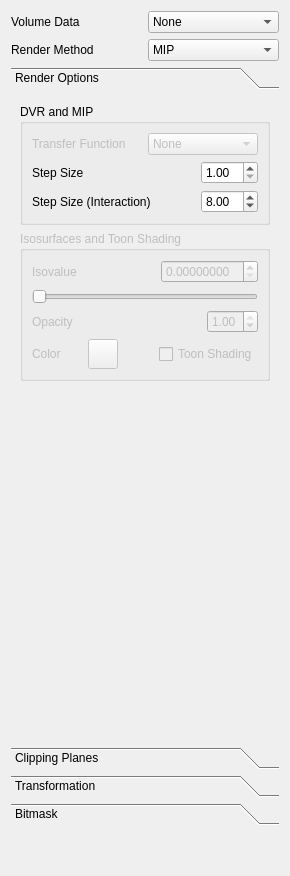
<?xml version="1.0" encoding="UTF-8"?>
<ui version="4.0">
 <class>RayCastPlugin</class>
 <widget class="QWidget" name="RayCastPlugin">
  <property name="geometry">
   <rect>
    <x>0</x>
    <y>0</y>
    <width>290</width>
    <height>876</height>
   </rect>
  </property>
  <property name="windowTitle">
   <string>Form</string>
  </property>
  <layout class="QVBoxLayout" name="verticalLayout">
   <item>
    <layout class="QGridLayout" name="gridLayout">
     <item row="0" column="0">
      <widget class="QLabel" name="labelDataset">
       <property name="text">
        <string>Volume Data</string>
       </property>
       <property name="buddy">
        <cstring>comboBoxDataset</cstring>
       </property>
      </widget>
     </item>
     <item row="0" column="1">
      <widget class="QComboBox" name="comboBoxDataset">
       <item>
        <property name="text">
         <string>None</string>
        </property>
       </item>
      </widget>
     </item>
     <item row="1" column="0">
      <widget class="QLabel" name="label">
       <property name="text">
        <string>Render Method</string>
       </property>
      </widget>
     </item>
     <item row="1" column="1">
      <widget class="QComboBox" name="comboBoxRendermode">
       <property name="currentIndex">
        <number>1</number>
       </property>
       <item>
        <property name="text">
         <string>DVR</string>
        </property>
       </item>
       <item>
        <property name="text">
         <string>MIP</string>
        </property>
       </item>
       <item>
        <property name="text">
         <string>Isovalue</string>
        </property>
       </item>
      </widget>
     </item>
    </layout>
   </item>
   <item>
    <widget class="QToolBox" name="toolBox">
     <property name="sizePolicy">
      <sizepolicy hsizetype="Preferred" vsizetype="MinimumExpanding">
       <horstretch>0</horstretch>
       <verstretch>1</verstretch>
      </sizepolicy>
     </property>
     <property name="currentIndex">
      <number>0</number>
     </property>
     <widget class="QWidget" name="renderPage">
      <property name="geometry">
       <rect>
        <x>0</x>
        <y>0</y>
        <width>272</width>
        <height>626</height>
       </rect>
      </property>
      <attribute name="label">
       <string>Render Options</string>
      </attribute>
      <layout class="QVBoxLayout" name="verticalLayout_7">
       <item>
        <widget class="QGroupBox" name="groupBox">
         <property name="title">
          <string>DVR and MIP</string>
         </property>
         <layout class="QVBoxLayout" name="verticalLayout_5">
          <property name="margin">
           <number>9</number>
          </property>
          <item>
           <layout class="QHBoxLayout" name="horizontalLayout_3">
            <property name="bottomMargin">
             <number>0</number>
            </property>
            <item>
             <widget class="QLabel" name="transferFunctionLabel">
              <property name="enabled">
               <bool>false</bool>
              </property>
              <property name="text">
               <string>Transfer Function </string>
              </property>
             </widget>
            </item>
            <item>
             <widget class="QComboBox" name="comboBoxTransferFunction">
              <property name="enabled">
               <bool>false</bool>
              </property>
              <property name="toolTip">
               <string>Select the transfer-function that will be used when doing direct volume rendering.</string>
              </property>
              <item>
               <property name="text">
                <string>None</string>
               </property>
              </item>
             </widget>
            </item>
           </layout>
          </item>
          <item>
           <layout class="QHBoxLayout" name="horizontalLayout_4">
            <property name="bottomMargin">
             <number>0</number>
            </property>
            <item>
             <widget class="QLabel" name="label_4">
              <property name="text">
               <string>Step Size</string>
              </property>
             </widget>
            </item>
            <item>
             <widget class="QDoubleSpinBox" name="doubleSpinBoxStepsize">
              <property name="sizePolicy">
               <sizepolicy hsizetype="Fixed" vsizetype="Fixed">
                <horstretch>0</horstretch>
                <verstretch>0</verstretch>
               </sizepolicy>
              </property>
              <property name="toolTip">
               <string>Set the step size during the ray-cast procedure</string>
              </property>
              <property name="minimum">
               <double>1.000000000000000</double>
              </property>
              <property name="maximum">
               <double>10.000000000000000</double>
              </property>
              <property name="value">
               <double>1.000000000000000</double>
              </property>
             </widget>
            </item>
           </layout>
          </item>
          <item>
           <layout class="QHBoxLayout" name="horizontalLayout_5">
            <property name="bottomMargin">
             <number>0</number>
            </property>
            <item>
             <widget class="QLabel" name="label_5">
              <property name="text">
               <string>Step Size (Interaction) </string>
              </property>
             </widget>
            </item>
            <item>
             <widget class="QDoubleSpinBox" name="doubleSpinBoxInteractiveStepsize">
              <property name="sizePolicy">
               <sizepolicy hsizetype="Fixed" vsizetype="Fixed">
                <horstretch>0</horstretch>
                <verstretch>0</verstretch>
               </sizepolicy>
              </property>
              <property name="toolTip">
               <string>Set the step size when moving or altering the ray-cast object</string>
              </property>
              <property name="minimum">
               <double>1.000000000000000</double>
              </property>
              <property name="maximum">
               <double>10.000000000000000</double>
              </property>
              <property name="value">
               <double>8.000000000000000</double>
              </property>
             </widget>
            </item>
           </layout>
          </item>
         </layout>
        </widget>
       </item>
       <item>
        <widget class="QGroupBox" name="groupBox_2">
         <property name="enabled">
          <bool>false</bool>
         </property>
         <property name="title">
          <string>Isosurfaces and Toon Shading</string>
         </property>
         <layout class="QVBoxLayout" name="verticalLayout_6">
          <item>
           <layout class="QHBoxLayout" name="horizontalLayout_6">
            <property name="bottomMargin">
             <number>0</number>
            </property>
            <item>
             <widget class="QLabel" name="label_2">
              <property name="text">
               <string>Isovalue </string>
              </property>
             </widget>
            </item>
            <item>
             <widget class="QDoubleSpinBox" name="doubleSpinBoxIsovalue">
              <property name="sizePolicy">
               <sizepolicy hsizetype="Fixed" vsizetype="Fixed">
                <horstretch>0</horstretch>
                <verstretch>0</verstretch>
               </sizepolicy>
              </property>
              <property name="toolTip">
               <string>Set the value that will be used to generate the isosurface</string>
              </property>
              <property name="decimals">
               <number>8</number>
              </property>
              <property name="singleStep">
               <double>1.000000000000000</double>
              </property>
             </widget>
            </item>
           </layout>
          </item>
          <item>
           <widget class="QSlider" name="isoValueSlider">
            <property name="minimum">
             <number>1</number>
            </property>
            <property name="maximum">
             <number>100</number>
            </property>
            <property name="orientation">
             <enum>Qt::Horizontal</enum>
            </property>
           </widget>
          </item>
          <item>
           <layout class="QHBoxLayout" name="horizontalLayout_7">
            <property name="bottomMargin">
             <number>0</number>
            </property>
            <item>
             <widget class="QLabel" name="label_3">
              <property name="text">
               <string>Opacity </string>
              </property>
             </widget>
            </item>
            <item>
             <widget class="QDoubleSpinBox" name="doubleSpinBoxIsovalueOpacity">
              <property name="sizePolicy">
               <sizepolicy hsizetype="Fixed" vsizetype="Fixed">
                <horstretch>0</horstretch>
                <verstretch>0</verstretch>
               </sizepolicy>
              </property>
              <property name="toolTip">
               <string>Set the opacity of the isosurface</string>
              </property>
              <property name="maximum">
               <double>1.000000000000000</double>
              </property>
              <property name="singleStep">
               <double>0.100000000000000</double>
              </property>
              <property name="value">
               <double>1.000000000000000</double>
              </property>
             </widget>
            </item>
           </layout>
          </item>
          <item>
           <layout class="QHBoxLayout" name="horizontalLayout_8">
            <property name="bottomMargin">
             <number>0</number>
            </property>
            <item>
             <widget class="QLabel" name="label_17">
              <property name="sizePolicy">
               <sizepolicy hsizetype="Fixed" vsizetype="Preferred">
                <horstretch>0</horstretch>
                <verstretch>0</verstretch>
               </sizepolicy>
              </property>
              <property name="minimumSize">
               <size>
                <width>50</width>
                <height>0</height>
               </size>
              </property>
              <property name="text">
               <string>Color</string>
              </property>
              <property name="alignment">
               <set>Qt::AlignLeading|Qt::AlignLeft|Qt::AlignVCenter</set>
              </property>
             </widget>
            </item>
            <item>
             <widget class="QPushButton" name="pushButtonColor">
              <property name="sizePolicy">
               <sizepolicy hsizetype="Minimum" vsizetype="Fixed">
                <horstretch>30</horstretch>
                <verstretch>30</verstretch>
               </sizepolicy>
              </property>
              <property name="minimumSize">
               <size>
                <width>30</width>
                <height>30</height>
               </size>
              </property>
              <property name="maximumSize">
               <size>
                <width>30</width>
                <height>30</height>
               </size>
              </property>
              <property name="toolTip">
               <string>Select the color of the isosurface</string>
              </property>
              <property name="text">
               <string/>
              </property>
              <property name="default">
               <bool>false</bool>
              </property>
             </widget>
            </item>
            <item>
             <spacer name="horizontalSpacer">
              <property name="orientation">
               <enum>Qt::Horizontal</enum>
              </property>
              <property name="sizeType">
               <enum>QSizePolicy::Expanding</enum>
              </property>
              <property name="sizeHint" stdset="0">
               <size>
                <width>40</width>
                <height>20</height>
               </size>
              </property>
             </spacer>
            </item>
            <item>
             <widget class="QCheckBox" name="checkBoxUseToonShading">
              <property name="toolTip">
               <string>Use toon shading</string>
              </property>
              <property name="text">
               <string>Toon Shading</string>
              </property>
             </widget>
            </item>
           </layout>
          </item>
         </layout>
        </widget>
       </item>
       <item>
        <spacer name="verticalSpacer_5">
         <property name="orientation">
          <enum>Qt::Vertical</enum>
         </property>
         <property name="sizeHint" stdset="0">
          <size>
           <width>20</width>
           <height>40</height>
          </size>
         </property>
        </spacer>
       </item>
      </layout>
     </widget>
     <widget class="QWidget" name="clippingPage">
      <property name="geometry">
       <rect>
        <x>0</x>
        <y>0</y>
        <width>290</width>
        <height>313</height>
       </rect>
      </property>
      <attribute name="label">
       <string>Clipping Planes</string>
      </attribute>
      <layout class="QVBoxLayout" name="verticalLayout_8">
       <item>
        <layout class="QGridLayout" name="gridLayout_2">
         <property name="bottomMargin">
          <number>0</number>
         </property>
         <item row="0" column="1">
          <widget class="QSlider" name="horizontalSliderX1">
           <property name="enabled">
            <bool>false</bool>
           </property>
           <property name="toolTip">
            <string>Set the position of the x1 clipping plane</string>
           </property>
           <property name="orientation">
            <enum>Qt::Horizontal</enum>
           </property>
          </widget>
         </item>
         <item row="0" column="0">
          <widget class="QCheckBox" name="checkBoxX1">
           <property name="enabled">
            <bool>true</bool>
           </property>
           <property name="toolTip">
            <string>Enable clipping plane x1</string>
           </property>
           <property name="text">
            <string>X1</string>
           </property>
          </widget>
         </item>
         <item row="1" column="1">
          <widget class="QSlider" name="horizontalSliderX2">
           <property name="enabled">
            <bool>false</bool>
           </property>
           <property name="toolTip">
            <string>Set the position of the x2 clipping plane</string>
           </property>
           <property name="orientation">
            <enum>Qt::Horizontal</enum>
           </property>
          </widget>
         </item>
         <item row="1" column="0">
          <widget class="QCheckBox" name="checkBoxX2">
           <property name="enabled">
            <bool>true</bool>
           </property>
           <property name="toolTip">
            <string>Enable clipping plane x2</string>
           </property>
           <property name="text">
            <string>X2</string>
           </property>
          </widget>
         </item>
         <item row="2" column="1">
          <widget class="QSlider" name="horizontalSliderY1">
           <property name="enabled">
            <bool>false</bool>
           </property>
           <property name="toolTip">
            <string>Set the position of the y1 clipping plane</string>
           </property>
           <property name="orientation">
            <enum>Qt::Horizontal</enum>
           </property>
          </widget>
         </item>
         <item row="2" column="0">
          <widget class="QCheckBox" name="checkBoxY1">
           <property name="enabled">
            <bool>true</bool>
           </property>
           <property name="toolTip">
            <string>Enable clipping plane y1</string>
           </property>
           <property name="text">
            <string>Y1</string>
           </property>
          </widget>
         </item>
         <item row="3" column="1">
          <widget class="QSlider" name="horizontalSliderY2">
           <property name="enabled">
            <bool>false</bool>
           </property>
           <property name="toolTip">
            <string>Set the position of the y2 clipping plane</string>
           </property>
           <property name="orientation">
            <enum>Qt::Horizontal</enum>
           </property>
          </widget>
         </item>
         <item row="3" column="0">
          <widget class="QCheckBox" name="checkBoxY2">
           <property name="enabled">
            <bool>true</bool>
           </property>
           <property name="toolTip">
            <string>Enable clipping plane y2</string>
           </property>
           <property name="text">
            <string>Y2</string>
           </property>
          </widget>
         </item>
         <item row="4" column="1">
          <widget class="QSlider" name="horizontalSliderZ1">
           <property name="enabled">
            <bool>false</bool>
           </property>
           <property name="toolTip">
            <string>Set the position of the z1 clipping plane</string>
           </property>
           <property name="orientation">
            <enum>Qt::Horizontal</enum>
           </property>
          </widget>
         </item>
         <item row="4" column="0">
          <widget class="QCheckBox" name="checkBoxZ1">
           <property name="enabled">
            <bool>true</bool>
           </property>
           <property name="toolTip">
            <string>Enable clipping plane z1</string>
           </property>
           <property name="text">
            <string>Z1</string>
           </property>
          </widget>
         </item>
         <item row="5" column="1">
          <widget class="QSlider" name="horizontalSliderZ2">
           <property name="enabled">
            <bool>false</bool>
           </property>
           <property name="toolTip">
            <string>Set the position of the z2 clipping plane</string>
           </property>
           <property name="orientation">
            <enum>Qt::Horizontal</enum>
           </property>
          </widget>
         </item>
         <item row="5" column="0">
          <widget class="QCheckBox" name="checkBoxZ2">
           <property name="enabled">
            <bool>true</bool>
           </property>
           <property name="toolTip">
            <string>Enable clipping plane z2</string>
           </property>
           <property name="text">
            <string>Z2</string>
           </property>
          </widget>
         </item>
        </layout>
       </item>
       <item>
        <widget class="QCheckBox" name="checkBoxGrayScale">
         <property name="toolTip">
          <string>When checked, gray-scale values are shown on the clipping planes</string>
         </property>
         <property name="text">
          <string>Show Gray-Scale Values at Clipping Area</string>
         </property>
        </widget>
       </item>
       <item>
        <widget class="QLabel" name="label_9">
         <property name="text">
          <string>Transparency Thresholds:</string>
         </property>
        </widget>
       </item>
       <item>
        <layout class="QHBoxLayout" name="horizontalLayout">
         <item>
          <widget class="QDoubleSpinBox" name="doubleSpinBoxMinValue">
           <property name="toolTip">
            <string>lower bound of the values considered to be transparent</string>
           </property>
           <property name="decimals">
            <number>3</number>
           </property>
           <property name="singleStep">
            <double>0.010000000000000</double>
           </property>
          </widget>
         </item>
         <item>
          <widget class="QLabel" name="label_18">
           <property name="sizePolicy">
            <sizepolicy hsizetype="Fixed" vsizetype="Preferred">
             <horstretch>0</horstretch>
             <verstretch>0</verstretch>
            </sizepolicy>
           </property>
           <property name="text">
            <string> - </string>
           </property>
          </widget>
         </item>
         <item>
          <widget class="QDoubleSpinBox" name="doubleSpinBoxMaxValue">
           <property name="toolTip">
            <string>upper bound of the values considered to be transparent</string>
           </property>
           <property name="decimals">
            <number>3</number>
           </property>
           <property name="singleStep">
            <double>0.010000000000000</double>
           </property>
          </widget>
         </item>
        </layout>
       </item>
       <item>
        <spacer name="verticalSpacer_3">
         <property name="orientation">
          <enum>Qt::Vertical</enum>
         </property>
         <property name="sizeHint" stdset="0">
          <size>
           <width>20</width>
           <height>69</height>
          </size>
         </property>
        </spacer>
       </item>
      </layout>
     </widget>
     <widget class="QWidget" name="transformationPage">
      <property name="geometry">
       <rect>
        <x>0</x>
        <y>0</y>
        <width>169</width>
        <height>489</height>
       </rect>
      </property>
      <attribute name="label">
       <string>Transformation</string>
      </attribute>
      <layout class="QVBoxLayout" name="verticalLayout_9">
       <item>
        <widget class="QGroupBox" name="groupBox_3">
         <property name="title">
          <string>Position</string>
         </property>
         <layout class="QGridLayout" name="gridLayout_3">
          <item row="0" column="0">
           <widget class="QLabel" name="label_6">
            <property name="text">
             <string>X</string>
            </property>
           </widget>
          </item>
          <item row="0" column="1">
           <widget class="QSpinBox" name="spinBoxXPos">
            <property name="toolTip">
             <string>Set the x position of the object</string>
            </property>
            <property name="minimum">
             <number>-500</number>
            </property>
            <property name="maximum">
             <number>500</number>
            </property>
           </widget>
          </item>
          <item row="0" column="2">
           <widget class="QSlider" name="horizontalSliderXPos">
            <property name="toolTip">
             <string>Set the x position of the object</string>
            </property>
            <property name="minimum">
             <number>-500</number>
            </property>
            <property name="maximum">
             <number>500</number>
            </property>
            <property name="orientation">
             <enum>Qt::Horizontal</enum>
            </property>
           </widget>
          </item>
          <item row="1" column="0">
           <widget class="QLabel" name="label_7">
            <property name="text">
             <string>Y</string>
            </property>
           </widget>
          </item>
          <item row="1" column="1">
           <widget class="QSpinBox" name="spinBoxYPos">
            <property name="toolTip">
             <string>Set the y position of the object</string>
            </property>
            <property name="minimum">
             <number>-500</number>
            </property>
            <property name="maximum">
             <number>500</number>
            </property>
           </widget>
          </item>
          <item row="1" column="2">
           <widget class="QSlider" name="horizontalSliderYPos">
            <property name="toolTip">
             <string>Set the y position of the object</string>
            </property>
            <property name="minimum">
             <number>-500</number>
            </property>
            <property name="maximum">
             <number>500</number>
            </property>
            <property name="orientation">
             <enum>Qt::Horizontal</enum>
            </property>
           </widget>
          </item>
          <item row="2" column="0">
           <widget class="QLabel" name="label_8">
            <property name="text">
             <string>Z</string>
            </property>
           </widget>
          </item>
          <item row="2" column="1">
           <widget class="QSpinBox" name="spinBoxZPos">
            <property name="toolTip">
             <string>Set the z position of the object</string>
            </property>
            <property name="minimum">
             <number>-500</number>
            </property>
            <property name="maximum">
             <number>500</number>
            </property>
           </widget>
          </item>
          <item row="2" column="2">
           <widget class="QSlider" name="horizontalSliderZPos">
            <property name="toolTip">
             <string>Set the z position of the object</string>
            </property>
            <property name="minimum">
             <number>-500</number>
            </property>
            <property name="maximum">
             <number>500</number>
            </property>
            <property name="orientation">
             <enum>Qt::Horizontal</enum>
            </property>
           </widget>
          </item>
         </layout>
        </widget>
       </item>
       <item>
        <widget class="QGroupBox" name="groupBox_4">
         <property name="title">
          <string>Orientation</string>
         </property>
         <layout class="QGridLayout" name="gridLayout_4">
          <item row="0" column="0">
           <widget class="QLabel" name="label_10">
            <property name="text">
             <string>X</string>
            </property>
           </widget>
          </item>
          <item row="0" column="1">
           <widget class="QSpinBox" name="spinBoxRotateX">
            <property name="toolTip">
             <string>Set the rotation around the x-axis of the object</string>
            </property>
            <property name="minimum">
             <number>-180</number>
            </property>
            <property name="maximum">
             <number>180</number>
            </property>
           </widget>
          </item>
          <item row="0" column="2">
           <widget class="QSlider" name="horizontalSliderRotateX">
            <property name="toolTip">
             <string>Set the rotation around the x-axis of the object</string>
            </property>
            <property name="minimum">
             <number>-180</number>
            </property>
            <property name="maximum">
             <number>180</number>
            </property>
            <property name="orientation">
             <enum>Qt::Horizontal</enum>
            </property>
           </widget>
          </item>
          <item row="1" column="0">
           <widget class="QLabel" name="label_11">
            <property name="text">
             <string>Y</string>
            </property>
           </widget>
          </item>
          <item row="1" column="2">
           <widget class="QSlider" name="horizontalSliderRotateY">
            <property name="toolTip">
             <string>Set the rotation around the y-axis of the object</string>
            </property>
            <property name="minimum">
             <number>-180</number>
            </property>
            <property name="maximum">
             <number>180</number>
            </property>
            <property name="orientation">
             <enum>Qt::Horizontal</enum>
            </property>
           </widget>
          </item>
          <item row="2" column="0" rowspan="2">
           <widget class="QLabel" name="label_12">
            <property name="text">
             <string>Z</string>
            </property>
           </widget>
          </item>
          <item row="2" column="2" rowspan="2">
           <widget class="QSlider" name="horizontalSliderRotateZ">
            <property name="toolTip">
             <string>Set the rotation around the z-axis of the object</string>
            </property>
            <property name="minimum">
             <number>-180</number>
            </property>
            <property name="maximum">
             <number>180</number>
            </property>
            <property name="orientation">
             <enum>Qt::Horizontal</enum>
            </property>
           </widget>
          </item>
          <item row="3" column="1">
           <widget class="QSpinBox" name="spinBoxRotateZ">
            <property name="toolTip">
             <string>Set the rotation around the z-axis of the object</string>
            </property>
            <property name="minimum">
             <number>-180</number>
            </property>
            <property name="maximum">
             <number>180</number>
            </property>
           </widget>
          </item>
          <item row="1" column="1">
           <widget class="QSpinBox" name="spinBoxRotateY">
            <property name="toolTip">
             <string>Set the rotation around the y-axis of the object</string>
            </property>
            <property name="minimum">
             <number>-180</number>
            </property>
            <property name="maximum">
             <number>180</number>
            </property>
           </widget>
          </item>
         </layout>
        </widget>
       </item>
       <item>
        <widget class="QGroupBox" name="groupBox_5">
         <property name="title">
          <string>Scale</string>
         </property>
         <layout class="QGridLayout" name="gridLayout_5">
          <item row="0" column="0">
           <widget class="QLabel" name="label_13">
            <property name="text">
             <string>X</string>
            </property>
           </widget>
          </item>
          <item row="1" column="0" rowspan="2">
           <widget class="QLabel" name="label_14">
            <property name="text">
             <string>Y</string>
            </property>
           </widget>
          </item>
          <item row="1" column="2">
           <widget class="QSlider" name="horizontalSliderScaleY">
            <property name="toolTip">
             <string>Scale the object along the y axis</string>
            </property>
            <property name="minimum">
             <number>-99</number>
            </property>
            <property name="maximum">
             <number>100</number>
            </property>
            <property name="value">
             <number>0</number>
            </property>
            <property name="sliderPosition">
             <number>0</number>
            </property>
            <property name="orientation">
             <enum>Qt::Horizontal</enum>
            </property>
           </widget>
          </item>
          <item row="3" column="0" rowspan="3">
           <widget class="QLabel" name="label_15">
            <property name="text">
             <string>Z</string>
            </property>
           </widget>
          </item>
          <item row="3" column="2">
           <widget class="QSlider" name="horizontalSliderScaleZ">
            <property name="toolTip">
             <string>Scale the object along the z axis</string>
            </property>
            <property name="minimum">
             <number>-99</number>
            </property>
            <property name="maximum">
             <number>100</number>
            </property>
            <property name="value">
             <number>0</number>
            </property>
            <property name="sliderPosition">
             <number>0</number>
            </property>
            <property name="orientation">
             <enum>Qt::Horizontal</enum>
            </property>
           </widget>
          </item>
          <item row="0" column="1">
           <widget class="QDoubleSpinBox" name="spinBoxScaleX">
            <property name="toolTip">
             <string>Scale the object along the x axis</string>
            </property>
            <property name="minimum">
             <double>0.010000000000000</double>
            </property>
            <property name="maximum">
             <double>11.000000000000000</double>
            </property>
            <property name="singleStep">
             <double>0.100000000000000</double>
            </property>
            <property name="value">
             <double>1.000000000000000</double>
            </property>
           </widget>
          </item>
          <item row="1" column="1" rowspan="2">
           <widget class="QDoubleSpinBox" name="spinBoxScaleY">
            <property name="toolTip">
             <string>Scale the object along the y axis</string>
            </property>
            <property name="minimum">
             <double>0.010000000000000</double>
            </property>
            <property name="maximum">
             <double>11.000000000000000</double>
            </property>
            <property name="singleStep">
             <double>0.100000000000000</double>
            </property>
            <property name="value">
             <double>1.000000000000000</double>
            </property>
           </widget>
          </item>
          <item row="3" column="1">
           <widget class="QDoubleSpinBox" name="spinBoxScaleZ">
            <property name="toolTip">
             <string>Scale the object along the z axis</string>
            </property>
            <property name="minimum">
             <double>0.010000000000000</double>
            </property>
            <property name="maximum">
             <double>11.000000000000000</double>
            </property>
            <property name="singleStep">
             <double>0.100000000000000</double>
            </property>
            <property name="value">
             <double>1.000000000000000</double>
            </property>
           </widget>
          </item>
          <item row="6" column="0" colspan="3">
           <widget class="QCheckBox" name="checkBoxUniformScaling">
            <property name="toolTip">
             <string>Scale the object uniformly</string>
            </property>
            <property name="text">
             <string>Uniform Scaling</string>
            </property>
           </widget>
          </item>
          <item row="0" column="2">
           <widget class="QSlider" name="horizontalSliderScaleX">
            <property name="toolTip">
             <string>Scale the object along the x axis</string>
            </property>
            <property name="minimum">
             <number>-99</number>
            </property>
            <property name="maximum">
             <number>100</number>
            </property>
            <property name="value">
             <number>0</number>
            </property>
            <property name="sliderPosition">
             <number>0</number>
            </property>
            <property name="orientation">
             <enum>Qt::Horizontal</enum>
            </property>
           </widget>
          </item>
         </layout>
        </widget>
       </item>
       <item>
        <spacer name="verticalSpacer_2">
         <property name="orientation">
          <enum>Qt::Vertical</enum>
         </property>
         <property name="sizeHint" stdset="0">
          <size>
           <width>20</width>
           <height>40</height>
          </size>
         </property>
        </spacer>
       </item>
      </layout>
     </widget>
     <widget class="QWidget" name="bitmaskPage">
      <property name="geometry">
       <rect>
        <x>0</x>
        <y>0</y>
        <width>173</width>
        <height>79</height>
       </rect>
      </property>
      <attribute name="label">
       <string>Bitmask</string>
      </attribute>
      <layout class="QVBoxLayout" name="verticalLayout_10">
       <item>
        <layout class="QHBoxLayout" name="horizontalLayout_2">
         <item>
          <widget class="QLabel" name="label_16">
           <property name="text">
            <string>Bitmask</string>
           </property>
          </widget>
         </item>
         <item>
          <widget class="QComboBox" name="comboBoxBitMask">
           <property name="sizePolicy">
            <sizepolicy hsizetype="Expanding" vsizetype="Fixed">
             <horstretch>0</horstretch>
             <verstretch>0</verstretch>
            </sizepolicy>
           </property>
           <property name="toolTip">
            <string>Select the mask that will be applied over the volume data</string>
           </property>
           <item>
            <property name="text">
             <string>No bitmask</string>
            </property>
           </item>
          </widget>
         </item>
        </layout>
       </item>
       <item>
        <widget class="QCheckBox" name="checkBoxInvertBitmask">
         <property name="enabled">
          <bool>false</bool>
         </property>
         <property name="toolTip">
          <string>Invert the bitmask</string>
         </property>
         <property name="text">
          <string>Invert mask</string>
         </property>
        </widget>
       </item>
       <item>
        <spacer name="verticalSpacer_4">
         <property name="orientation">
          <enum>Qt::Vertical</enum>
         </property>
         <property name="sizeHint" stdset="0">
          <size>
           <width>20</width>
           <height>40</height>
          </size>
         </property>
        </spacer>
       </item>
      </layout>
     </widget>
    </widget>
   </item>
   <item>
    <spacer name="verticalSpacer">
     <property name="orientation">
      <enum>Qt::Vertical</enum>
     </property>
     <property name="sizeHint" stdset="0">
      <size>
       <width>20</width>
       <height>40</height>
      </size>
     </property>
    </spacer>
   </item>
  </layout>
 </widget>
 <resources/>
 <connections>
  <connection>
   <sender>spinBoxXPos</sender>
   <signal>valueChanged(int)</signal>
   <receiver>horizontalSliderXPos</receiver>
   <slot>setValue(int)</slot>
   <hints>
    <hint type="sourcelabel">
     <x>89</x>
     <y>164</y>
    </hint>
    <hint type="destinationlabel">
     <x>166</x>
     <y>167</y>
    </hint>
   </hints>
  </connection>
  <connection>
   <sender>horizontalSliderXPos</sender>
   <signal>valueChanged(int)</signal>
   <receiver>spinBoxXPos</receiver>
   <slot>setValue(int)</slot>
   <hints>
    <hint type="sourcelabel">
     <x>222</x>
     <y>163</y>
    </hint>
    <hint type="destinationlabel">
     <x>87</x>
     <y>154</y>
    </hint>
   </hints>
  </connection>
  <connection>
   <sender>spinBoxYPos</sender>
   <signal>valueChanged(int)</signal>
   <receiver>horizontalSliderYPos</receiver>
   <slot>setValue(int)</slot>
   <hints>
    <hint type="sourcelabel">
     <x>84</x>
     <y>196</y>
    </hint>
    <hint type="destinationlabel">
     <x>155</x>
     <y>199</y>
    </hint>
   </hints>
  </connection>
  <connection>
   <sender>horizontalSliderYPos</sender>
   <signal>valueChanged(int)</signal>
   <receiver>spinBoxYPos</receiver>
   <slot>setValue(int)</slot>
   <hints>
    <hint type="sourcelabel">
     <x>222</x>
     <y>196</y>
    </hint>
    <hint type="destinationlabel">
     <x>81</x>
     <y>195</y>
    </hint>
   </hints>
  </connection>
  <connection>
   <sender>spinBoxZPos</sender>
   <signal>valueChanged(int)</signal>
   <receiver>horizontalSliderZPos</receiver>
   <slot>setValue(int)</slot>
   <hints>
    <hint type="sourcelabel">
     <x>103</x>
     <y>220</y>
    </hint>
    <hint type="destinationlabel">
     <x>164</x>
     <y>234</y>
    </hint>
   </hints>
  </connection>
  <connection>
   <sender>horizontalSliderZPos</sender>
   <signal>valueChanged(int)</signal>
   <receiver>spinBoxZPos</receiver>
   <slot>setValue(int)</slot>
   <hints>
    <hint type="sourcelabel">
     <x>226</x>
     <y>225</y>
    </hint>
    <hint type="destinationlabel">
     <x>84</x>
     <y>224</y>
    </hint>
   </hints>
  </connection>
  <connection>
   <sender>spinBoxRotateX</sender>
   <signal>valueChanged(int)</signal>
   <receiver>horizontalSliderRotateX</receiver>
   <slot>setValue(int)</slot>
   <hints>
    <hint type="sourcelabel">
     <x>70</x>
     <y>295</y>
    </hint>
    <hint type="destinationlabel">
     <x>144</x>
     <y>302</y>
    </hint>
   </hints>
  </connection>
  <connection>
   <sender>horizontalSliderRotateX</sender>
   <signal>valueChanged(int)</signal>
   <receiver>spinBoxRotateX</receiver>
   <slot>setValue(int)</slot>
   <hints>
    <hint type="sourcelabel">
     <x>222</x>
     <y>295</y>
    </hint>
    <hint type="destinationlabel">
     <x>82</x>
     <y>301</y>
    </hint>
   </hints>
  </connection>
  <connection>
   <sender>spinBoxRotateY</sender>
   <signal>valueChanged(int)</signal>
   <receiver>horizontalSliderRotateY</receiver>
   <slot>setValue(int)</slot>
   <hints>
    <hint type="sourcelabel">
     <x>89</x>
     <y>327</y>
    </hint>
    <hint type="destinationlabel">
     <x>179</x>
     <y>335</y>
    </hint>
   </hints>
  </connection>
  <connection>
   <sender>horizontalSliderRotateY</sender>
   <signal>valueChanged(int)</signal>
   <receiver>spinBoxRotateY</receiver>
   <slot>setValue(int)</slot>
   <hints>
    <hint type="sourcelabel">
     <x>199</x>
     <y>333</y>
    </hint>
    <hint type="destinationlabel">
     <x>82</x>
     <y>326</y>
    </hint>
   </hints>
  </connection>
  <connection>
   <sender>spinBoxRotateZ</sender>
   <signal>valueChanged(int)</signal>
   <receiver>horizontalSliderRotateZ</receiver>
   <slot>setValue(int)</slot>
   <hints>
    <hint type="sourcelabel">
     <x>70</x>
     <y>372</y>
    </hint>
    <hint type="destinationlabel">
     <x>182</x>
     <y>368</y>
    </hint>
   </hints>
  </connection>
  <connection>
   <sender>horizontalSliderRotateZ</sender>
   <signal>valueChanged(int)</signal>
   <receiver>spinBoxRotateZ</receiver>
   <slot>setValue(int)</slot>
   <hints>
    <hint type="sourcelabel">
     <x>210</x>
     <y>366</y>
    </hint>
    <hint type="destinationlabel">
     <x>73</x>
     <y>357</y>
    </hint>
   </hints>
  </connection>
 </connections>
</ui>
